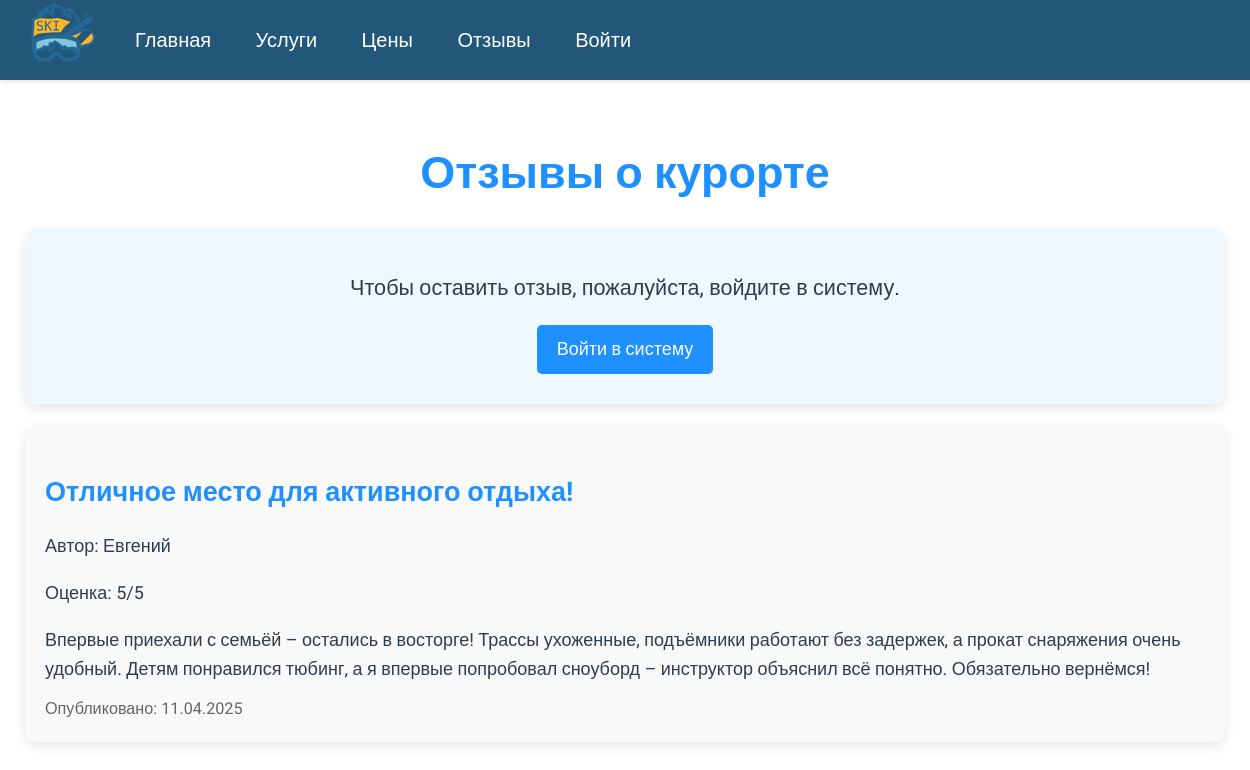
/reviews/, run on an earlier commit of the app's database.
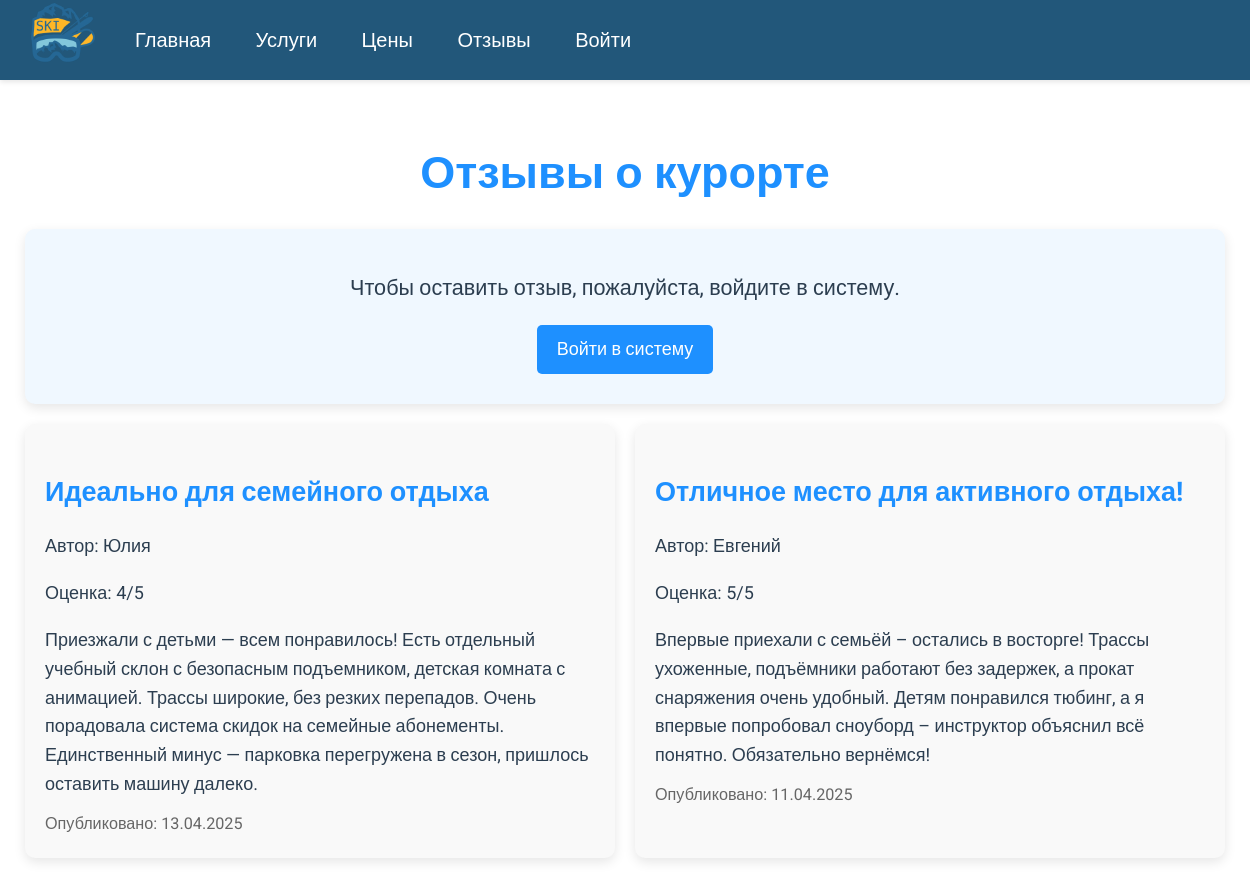
And on a later commit of the database.
### core/models.py (models this page shows, shortened)
class Review(models.Model):
    title = models.CharField(max_length=100, verbose_name="Заголовок")
    content = models.TextField(verbose_name="Содержание")
    rating = models.IntegerField(choices=[(i, i) for i in range(1, 6)], verbose_name="Рейтинг")
    created_at = models.DateTimeField(auto_now_add=True, verbose_name="Дата создания")
    approved = models.BooleanField(default=False, verbose_name="Одобрен")
    user = models.ForeignKey(CustomUser, on_delete=models.CASCADE, null=True, blank=True, verbose_name="Пользователь")
    class Meta:
        verbose_name = "Отзыв"
        verbose_name_plural = "Отзывы"

class CustomUser(AbstractUser):
    username = None
    phone_number = models.CharField(max_length=15, unique=True, verbose_name="Номер телефона")
    first_name = models.CharField(max_length=30, blank=True, verbose_name="Имя")
    last_name = models.CharField(max_length=30, blank=True, verbose_name="Фамилия")
    role = models.ForeignKey(
        Role,
        on_delete=models.SET_NULL,
        null=True,
        blank=True,
        verbose_name="Роль"
    )
    USERNAME_FIELD = 'phone_number'
    REQUIRED_FIELDS = ['first_name']
    objects = CustomUserManager()
    class Meta:
        verbose_name = "Пользователь"
        verbose_name_plural = "Пользователи"

### core/views.py (the view)
# urls.py: path('reviews/', views.review_list, name='review_list'),
def review_list(request):
    reviews = Review.objects.filter(approved=True).order_by('-created_at')
    return render(request, 'review_list.html', {'reviews': reviews})

### core/templates/review_list.html (shortened to what this page needs)
{% extends 'base.html' %}
{% block content %}
<div class="container">
    <h2>Отзывы о курорте</h2>
    {% if user.is_authenticated %}
        <a href="{% url 'create_review' %}" class="btn btn-primary">Оставить отзыв</a>
    {% else %}
        <div class="login-prompt">
            <p>Чтобы оставить отзыв, пожалуйста, войдите в систему.</p>
            <a href="{% url 'login' %}" class="btn-login">Войти в систему</a>
        </div>
    {% endif %}
    <div class="reviews-container">
        {% for review in reviews %}
            <div class="review-card">
                <h3>{{ review.title }}</h3>
                <p>Автор: {{ review.user.first_name }} {{ review.user.last_name }}</p>
                <p>Оценка: {{ review.rating }}/5</p>
                <p>{{ review.content }}</p>
                <small>Опубликовано: {{ review.created_at|date:"d.m.Y" }}</small>
            </div>
        {% empty %}
            <p class="empty-message">Пока нет отзывов</p>
        {% endfor %}
    </div>
</div>
{% endblock %}

What changed in the data, as far as the page shows it:
added Review: title "Идеально для семейного отдыха", user.first_name "Юлия", rating "4", content "Приезжали с детьми — всем понравилось! Есть отдельный учебный склон с безопасным подъемником, детская комната с анимацией. Трассы широкие, без резких перепадов. Очень порадовала система скидок на семейные абонементы. Единственный минус — парковка перегружена в сезон, пришлось оставить машину далеко.", created_at "13.04.2025"
